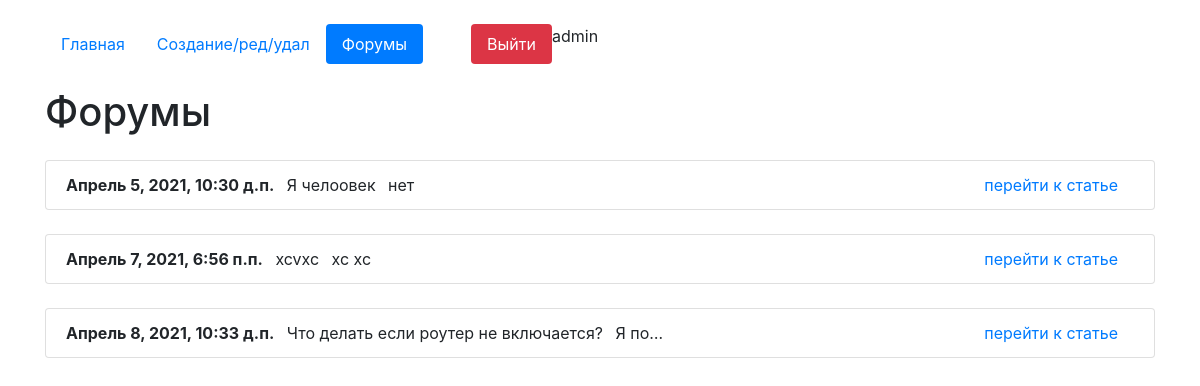
/forum (signed in), run on the app's committed database.
### core/models.py (models this page shows, shortened)
class Articles(models.Model):
    author = models.ForeignKey(User, on_delete=models.CASCADE, verbose_name='Владелец статьи', blank=True, null=True)
    create_date = models.DateTimeField(auto_now=True)
    name = models.CharField(max_length=200, verbose_name='Название')
    text = models.TextField(verbose_name='Текст')
    class Meta:
        verbose_name = 'Статью'
        verbose_name_plural = 'Статьи'

### core/views.py (the view)
# urls.py: path('forum', views.ForumListView.as_view(), name='forum'),
class ForumListView(ListView):
    model = Articles
    template_name = 'index.html'
    context_object_name = 'list_articles'

### core/templates/index.html (shortened to what this page needs)
<!doctype html>
{%load static%}
<html lang="ru">
  <head>
    <link rel="stylesheet" href="https://stackpath.bootstrapcdn.com/bootstrap/4.4.1/css/bootstrap.min.css">
<link rel="stylesheet" href="{% static 'css/demo.css' %}">
	<link rel="stylesheet" href="{% static 'css/fakeLoader.min.css' %}">
  </head>
  <body>
      <div class="container mt-4">
          <ul class="nav nav-pills">
  <li class="nav-item">
      {% url 'home' as url_home %}
    <a class="nav-link {% if url_home == request.path %}active{% endif %}" href="{{url_home}}">Главная</a>
  </li>
  <li class="nav-item">
      {% url 'edit_page' as url_edit_page %}
    <a class="nav-link {% if url_edit_page == request.path %}active{% endif %}" href="{{url_edit_page}}">Создание/ред/удал</a>
  </li>
 <li class="nav-item">
      {% url 'forum' as url_forum %}
    <a class="nav-link {% if url_forum == request.path %}active{% endif %}" href="{{url_forum}}">Форумы</a>
  </li>
  {% if request.user.is_authenticated %}
      <li class="nav-item">
        {% url 'logout_page' as url_logout_page %}
    <a class="nav-link btn-danger ml-5" href="{{url_logout_page}}">Выйти</a>
  </li>
  {% endif %}
{{request.user}}
</ul>
    {% block content %}
    <h1 class="mt-4">Форумы</h1>
{% for i in list_articles %}
                <ul class="list-group mt-4">
                <li class="list-group-item">
                    <b>{{i.create_date}}</b>
                <span class="m-2">{{i.name}}</span>
                <span>{{i.text|truncatechars:"5"}}</span>
                <span class="float-right mr-3"><a href="/detail/{{i.id}}">перейти к статье</a></span>
                </li>
                </ul>
{% endfor %}
{% endblock %}
</div>
  </body>
</html>

### core/static/css/demo.css (style rules this page uses)
a { text-decoration: none; }

### data on the page
Articles: create_date "Апрель 5, 2021, 10:30 д.п.", name "Я челоовек", text "нет"
Articles: create_date "Апрель 7, 2021, 6:56 п.п.", name "xcvxc", text "xc xc"
Articles: create_date "Апрель 8, 2021, 10:33 д.п.", name "Что делать если роутер не включается?", text "Я по…"

### other printed values
{{ request.user }} "admin"
